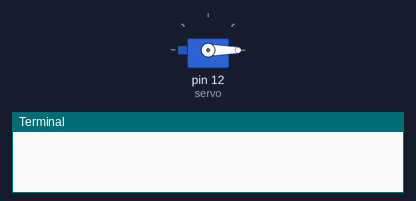
Simulated run of this program. Board: Raspberry Pi (header pin numbers). Parts: servo, the last lines printed to the terminal. Servo angles are drawn from the pulse width (0.5 ms = 0°, 2.5 ms = 180°).

Above: at 0.05 s.
At 0.85 s:
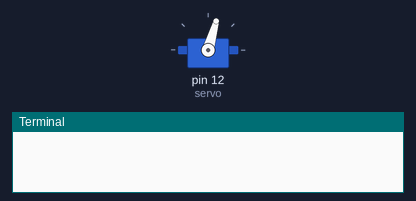
At 1.7 s:
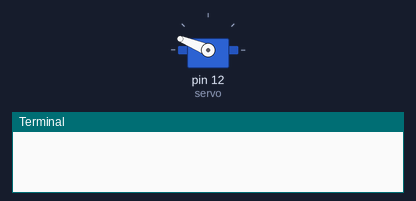
At 3.4 s:
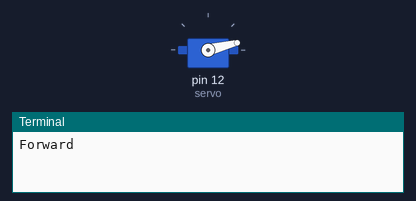
Timing chart, 0 to 8.3 s (numbered marks = the images above):
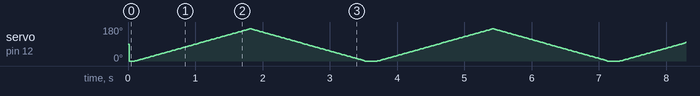

The program:

servo2.2.py
```python
#!/usr/bin/python3

import RPi.GPIO as GPIO
import time
GPIO.setmode(GPIO.BOARD)

# Connect to pin 12 not GPIO 12
servo = 12

GPIO.setup(servo, GPIO.OUT)

pwm = GPIO.PWM(servo, 50)
# pwm=GPIO.PWM(servo,300)

pwm.start(7.5)
# speed=.0025
speed = .01


try:
    while True:
        for i in range(0, 180):
            DC = float(1/18)*float(i)+2
            pwm.ChangeDutyCycle(DC)
            time.sleep(speed)
        print("Forward")

        for j in range(180, 0, -1):
            DC = float(1/18)*float(j)+2
            pwm.ChangeDutyCycle(DC)
            time.sleep(speed)
        print("Reverse")

except KeyboardInterrupt:
    print("Stopping Program")
    pwm.stop()
    GPIO.cleanup()
```
